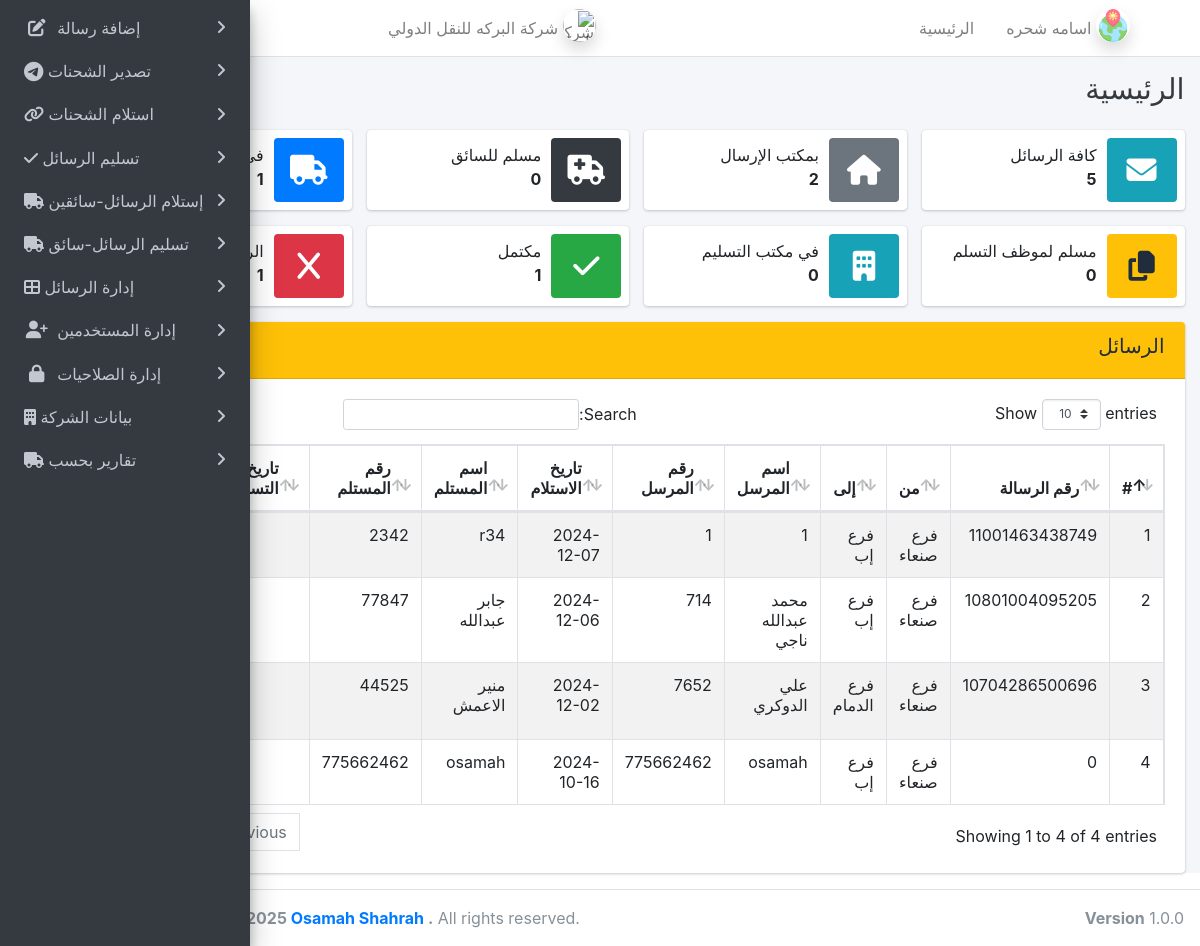
Screenshot of /home/olo (signed in) with the database file from the repository.
### tables this page shows
CREATE TABLE `pages_permission` (
  `id_u_p` int(11) NOT NULL,
  `fk_user_id` int(11) NOT NULL,
  `fk_page_id` int(11) NOT NULL,
  `user_pages_status` int(11) NOT NULL
);

CREATE TABLE `pages` (
  `id_page` int(11) NOT NULL,
  `sort` int(5) NOT NULL,
  `link` text NOT NULL,
  `name_page` varchar(100) NOT NULL,
  `icon_page` varchar(50) NOT NULL,
  `page_details` text DEFAULT NULL,
  `page_status` int(50) NOT NULL DEFAULT 1
);

CREATE TABLE `order` (
  `id_order` int(11) NOT NULL,
  `gov` varchar(30) NOT NULL,
  `custom_id_sender` int(11) NOT NULL,
  `custom_id_recipient` int(11) DEFAULT 0,
  `money_received` decimal(10,2) NOT NULL DEFAULT 0.00,
  `check_receipt_sender` int(5) NOT NULL DEFAULT 0,
  `ch_ex_us_fri` int(5) NOT NULL DEFAULT 0,
  `ch_ex_dri_sec` int(5) NOT NULL DEFAULT 0,
  `check_export` int(5) NOT NULL DEFAULT 0,
  `ch_imp_dri_fri` int(5) NOT NULL DEFAULT 0,
  `ch_imp_us_sec` int(5) NOT NULL DEFAULT 0,
  `check_import` int(5) NOT NULL DEFAULT 0,
  `check_receipt_recipient` int(5) NOT NULL DEFAULT 0,
  `user_id_receipt_sender` int(11) DEFAULT 0,
  `user_id__export` int(11) DEFAULT 0,
  `user_id__import` int(11) DEFAULT 0,
  `user_id__receipt_recipient` int(11) DEFAULT 0,
  `verify_message` int(5) NOT NULL DEFAULT 0,
  `fk_id_branch_sender` int(11) NOT NULL DEFAULT 0,
  `fk_id_branch_recipient` int(11) NOT NULL,
  `order_note` varchar(500) NOT NULL DEFAULT 'لاشيئ',
  `order_not_recipient` varchar(500) DEFAULT NULL,
  `receive_image_sender` text NOT NULL,
  `receive_image_recipient` varchar(255) NOT NULL,
  `QR` text NOT NULL,
  `fk_level_mess` int(5) NOT NULL DEFAULT 1,
  `money_honesty` decimal(10,2) NOT NULL DEFAULT 0.00,
  `status_order` int(5) NOT NULL DEFAULT 1,
  `fk_id_driver` int(11) NOT NULL DEFAULT 0,
  `date_of_receipt_sender` date NOT NULL DEFAULT current_timestamp(),
  `date_export` date DEFAULT NULL,
  `date_import` date DEFAULT NULL,
  `date_of_receipt_recipient` date DEFAULT NULL
);

CREATE TABLE `branch` (
  `id_branch` int(11) NOT NULL,
  `name_branch` varchar(50) DEFAULT NULL,
  `address_branch` varchar(100) NOT NULL,
  `phone_bransh` varchar(100) NOT NULL,
  `branch_status` int(5) NOT NULL DEFAULT 1
);

CREATE TABLE `customer` (
  `id_customer` int(11) NOT NULL,
  `cus_name` varchar(100) NOT NULL,
  `cus_phone` varchar(100) NOT NULL,
  `cus_id_card` varchar(100) DEFAULT NULL,
  `cus_card_img` text DEFAULT '1.png',
  `cus_whatsapp` varchar(100) DEFAULT NULL,
  `cus_type` varchar(20) NOT NULL,
  `cus_address` varchar(200) DEFAULT NULL,
  `cus_note` text DEFAULT NULL
);

### home/Myfun_albraka.php (the view, shortened to what the rows shown need)
<?php
function osamah_decrypt($ciphertext) {
    $key='Osamah_qader_NajeAbdullahShahrah';
    $ivlen = openssl_cipher_iv_length('AES-256-CBC');
    $decoded = base64_decode($ciphertext);
    $iv = substr($decoded, 0, $ivlen);
    $ciphertext = substr($decoded, $ivlen);
    $originalData = openssl_decrypt($ciphertext, 'AES-256-CBC', $key, OPENSSL_RAW_DATA, $iv);
    $data = json_decode($originalData, true);
    return $data;
}
function get_mess_info()
{
?>
<div class="card card-warning" align="right">
    <div class="card-body">
        <div class="table-responsive">
            <table id="show_all_order" class="table table-bordered table-striped">
                <thead>
                    <tr>
                        <th>#</th>
                        <th>رقم الرسالة</th>
                        <th>من</th>
                        <th>إلى</th>
                        <th>اسم المرسل</th>
                        <th>رقم المرسل</th>
                        <th>تاريخ الاستلام</th>
                        <th>اسم المستلم</th>
                        <th>رقم المستلم</th>
                        <th>تاريخ التسليم</th>
                        <th>حالة الرسالة</th>
                    </tr>
                </thead>
                <tbody>
                    <?php
                        $count_row = 0;
                        $sql = "SELECT o.`fk_level_mess`,o.QR, o.`id_order`, c1.cus_name AS 'sender_name', c1.cus_phone AS 'sender_phone', c2.cus_name AS 'recipient_name', c2.cus_phone AS 'recipient_phone', o.`date_of_receipt_sender`, o.`date_of_receipt_recipient`, o.`status_order`, br1.name_branch AS 'branch_sender', br2.name_branch AS 'branch_recipient'
                        FROM `order` o
                        JOIN customer c1 ON o.custom_id_sender = c1.id_customer
                        JOIN customer c2 ON o.custom_id_recipient = c2.id_customer
                        JOIN branch br1 ON o.fk_id_branch_sender = br1.id_branch
                        JOIN branch br2 ON o.fk_id_branch_recipient = br2.id_branch
                        WHERE   o.`fk_id_branch_sender` = ? OR o.fk_id_branch_recipient=? AND o.fk_level_mess <=5
                        ORDER BY `o`.`date_of_receipt_sender` DESC";
                        $stmt = mysqli_prepare($con, $sql);
                        $publi_fk_id_branch = osamah_decrypt($_SESSION['publi_fk_id_branch']);
                        mysqli_stmt_bind_param($stmt, 'ii',$publi_fk_id_branch, $publi_fk_id_branch);
                        if (mysqli_stmt_execute($stmt)) {
                            $result = mysqli_stmt_get_result($stmt);
                            if (mysqli_num_rows($result) == 0) {
                                echo "<td colspan='11'><h6 class='text-center'> لا يوجد بيانات</h6></td>";
                            } else {
                                while ($row = mysqli_fetch_assoc($result)) {
                                    $fk_level_mess = $row['fk_level_mess'];
                        ?>
                    <tr>
                        <td><?php echo htmlspecialchars( $count_row += 1); ?></td>
                        <td class="sorting_1"><?php echo htmlspecialchars( $row['QR']); ?></td>
                        <td><?php echo htmlspecialchars( $row['branch_sender']); ?></td>
                        <td><?php echo htmlspecialchars( $row['branch_recipient']) ;?></td>
                        <td><?php echo htmlspecialchars( $row['sender_name'] );?></td>
                        <td><?php echo htmlspecialchars( $row['sender_phone']); ?></td>
                        <td><?php echo htmlspecialchars( $row['date_of_receipt_sender']); ?></td>
                        <td><?php echo htmlspecialchars( $row['recipient_name'] );?></td>
                        <td><?php echo htmlspecialchars( $row['recipient_phone'] );?></td>
                        <td><?php echo htmlspecialchars( $row['date_of_receipt_recipient']); ?></td>
                        <td>
                            <?php
                                            $stmt = mysqli_prepare($con, "SELECT * FROM `level_mess` WHERE `id_level_mess`=?");
                                            mysqli_stmt_bind_param($stmt, 'i', $fk_level_mess);
                                            mysqli_stmt_execute($stmt);
                                            $result_t = mysqli_stmt_get_result($stmt);
                                            if (mysqli_num_rows($result_t) > 0) {
                                                $r_u = mysqli_fetch_assoc($result_t);
                                                echo ($r_u['icon_status']);
                                                echo ($r_u['small_class']);
                                                echo ($r_u['close_small']);
                                                echo ($r_u['close_icon']);
                                            } else {
                                                echo "<td><h6 class='text-center'>لا يوجد </h6></td>";
                                            }
                                            if ($row['status_order'] == 2) {
                                                echo "<small class='badge badge-danger'> مسترجعة </small>";
                                            } elseif ($row['status_order'] == 3) {
                                                echo "<small class='badge badge-danger'> ملغية </small>";
                                            }
                                            ?>
                        </td>
                    </tr>
                    <?php
                                }
                            }
                        } else {
                            die('Execute failed: ' . mysqli_stmt_error($stmt));
                        }
                        ?>
                </tbody>
            </table>
        </div>
    </div>
</div>
<?php } ?>
<?php
function content_header($page_title)
{
?>
<section class="content-header">
    <div class="container-fluid">
        <div class="row mb-2">
            <div class="col-sm-6" align="right">
                <h1 class="text-dark" "><?php echo htmlspecialchars( $page_title); ?></h1>
            </div>
        </div>
    </div>
</section>
<?php }
?>

### home/header.php (shortened to what the rows shown need)
<?php
function osamah_decrypt_2($ciphertext)
{
    $key = 'Osamah_qader_NajeAbdullahShahrah';
    $ivlen = openssl_cipher_iv_length('AES-256-CBC');
    $decoded = base64_decode($ciphertext);
    $iv = substr($decoded, 0, $ivlen);
    $ciphertext = substr($decoded, $ivlen);
    $originalData = openssl_decrypt($ciphertext, 'AES-256-CBC', $key, OPENSSL_RAW_DATA, $iv);
    $data = json_decode($originalData, true);
    return $data;
}
$id_user_head = osamah_decrypt_2($_SESSION['id_user']);
?>
<html lang="ar">
<head>
    <link rel="stylesheet" href="../Design/plugins/fontawesome-free-6.7.1-web/css/all.min.css">
    <link rel="stylesheet" href="../Design/plugins/ekko-lightbox/ekko-lightbox.css">
    <link rel="stylesheet" href="../Design/dist/css/adminlte.min.css">
    <link rel="stylesheet" href="../Design/plugins/datatables-bs4/css/dataTables.bootstrap4.css">
    <link rel="stylesheet" href="../Design/plugins/daterangepicker/daterangepicker.css">
    <link rel="stylesheet" href="../Design/plugins/icheck-bootstrap/icheck-bootstrap.min.css">
    <link rel="stylesheet" href="../Design/plugins/tempusdominus-bootstrap-4/css/tempusdominus-bootstrap-4.min.css">
    <link rel="stylesheet" href="../Design/plugins/bootstrap4-duallistbox/bootstrap-duallistbox.min.css">
    <link rel="stylesheet" href="../Design/plugins/sweetalert2-theme-bootstrap-4/bootstrap-4.min.css">
    <link rel="stylesheet" href="../Design/plugins/toastr/toastr.min.css">
    <link rel="stylesheet" href="../Design/plugins/select2/css/select2.min.css">
    <link rel="stylesheet" href="../Design/plugins/select2-bootstrap4-theme/select2-bootstrap4.min.css">
</head>
<body class="sidebar-mini sidebar-collapse">
    <div class="wrapper">
        <aside class="main-sidebar sidebar-dark-primary elevation-4">
            <div class="sidebar">
                <nav class="mt-2">
                    <ul class="nav nav-pills nav-sidebar flex-column" data-widget="treeview" role="menu"
                        data-accordion="false">
                        <?php
                        $sql = "SELECT * FROM `pages`JOIN pages_permission ON pages.id_page=pages_permission.fk_page_id  WHERE `page_status`=1 AND pages_permission.user_pages_status=1 AND pages_permission.fk_user_id=? ORDER BY `pages`.`sort` ASC ;";
                        $sql_page_show = mysqli_prepare($con, $sql);
                        mysqli_stmt_bind_param($sql_page_show, "i", $id_user_head);
                        mysqli_stmt_execute($sql_page_show);
                        $result_page_show = mysqli_stmt_get_result($sql_page_show);
                        while ($array_page = mysqli_fetch_assoc($result_page_show)) {
                        ?>
                        <li class="nav-item has-treeview">
                            <a href="<?php echo htmlspecialchars($array_page['link']); ?>" class="nav-link">
                                <i class="<?php echo htmlspecialchars($array_page['icon_page']); ?>"></i>
                                <p>
                                    <?php echo htmlspecialchars($array_page['name_page']); ?>
                                    <i class="right fas fa-angle-right"></i>
                                </p>
                            </a>
                        </li>
                        <?php }
                        ?>
                    </ul>
                </nav>
            </div>
        </aside>
        <div class="content-wrapper">

### rows the page displays
pages_permission: fk_page.name_page "إضافة رسالة"
pages_permission: fk_page.name_page "تصدير الشحنات"
pages_permission: fk_page.name_page "استلام الشحنات"
pages_permission: fk_page.name_page "تسليم الرسائل"
pages_permission: fk_page.name_page "إستلام الرسائل-سائقين"
pages_permission: fk_page.name_page "تسليم الرسائل-سائق"
pages_permission: fk_page.name_page "إدارة الرسائل"
pages_permission: fk_page.name_page "إدارة المستخدمين"
pages_permission: fk_page.name_page "إدارة الصلاحيات"
pages_permission: fk_page.name_page "بيانات الشركة"
pages_permission: fk_page.name_page "تقارير بحسب"
order: count_row "1", QR "11001463438749", branch.name_branch "فرع صنعاء", branch.name_branch "فرع إب", customer.cus_name "1", customer.cus_phone "1", date_of_receipt_sender "2024-12-07", customer.cus_name "r34", customer.cus_phone "2342"
order: count_row "2", QR "10801004095205", branch.name_branch "فرع صنعاء", branch.name_branch "فرع إب", customer.cus_name "محمد عبدالله ناجي", customer.cus_phone "714", date_of_receipt_sender "2024-12-06", customer.cus_name "جابر عبدالله", customer.cus_phone "77847"
order: count_row "3", QR "10704286500696", branch.name_branch "فرع صنعاء", branch.name_branch "فرع الدمام", customer.cus_name "علي الدوكري", customer.cus_phone "7652", date_of_receipt_sender "2024-12-02", customer.cus_name "منير الاعمش", customer.cus_phone "44525"
order: count_row "4", QR "0", branch.name_branch "فرع صنعاء", branch.name_branch "فرع إب", customer.cus_name "osamah", customer.cus_phone "775662462", date_of_receipt_sender "2024-10-16"

### other values shown
$_SESSION['name_system'] "شركة البركه للنقل الدولي"
osamah_decrypt_2($_SESSION['name']) "اسامه شحره"
$page_title "الرئيسية"
$titel "كافة الرسائل بمكتب الإرسال مسلم للسائق في مسلم لموظف التسلم في مكتب التسليم مكتمل"
$number "5 2 0 1 0 0 1 1"
